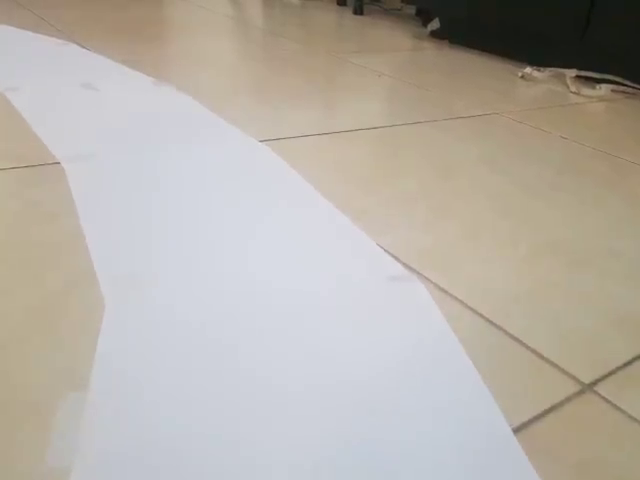
#> input picture frame 73 of video.mp4, 640 x 480 px
$ python motor_drive.py
#> lines starting #> are read from the running program, lines starting #| are printed output that depends on the picture; after the words box and inside, x2 and y2 are one past the last pixel; in counts of white or black regions, pixels touching at a corner belong together
import cv2
import numpy as np
import time
from pyfirmata import Arduino, util

# Setup pyFirmata connection to Arduino
board = Arduino('COM12')  # Change 'COM3' to the correct port of your Arduino

# Motor pins (L298N Motor Driver)
in1 = board.get_pin('d:2:o')  # Motor 1 IN1
in2 = board.get_pin('d:3:o')  # Motor 1 IN2
in3 = board.get_pin('d:4:o')  # Motor 2 IN3
in4 = board.get_pin('d:5:o')  # Motor 2 IN4
en1 = board.get_pin('d:6:p')  # Motor 1 Speed (PWM)
en2 = board.get_pin('d:9:p')  # Motor 2 Speed (PWM)

# Servo pin
servo_pin = board.get_pin('d:10:s')  # Servo motor connected to pin 9

# Function for trackbar callback (does nothing)
def nothing(x):
    pass

# Function for warping perspective based on fixed four points
def warp_perspective_dynamic(frame, points):
    height, width = frame.shape[:2]
    src = np.float32(points)
    dst = np.float32([[0, 0], [width, 0], [width, height], [0, height]])
    matrix = cv2.getPerspectiveTransform(src, dst)
    warped = cv2.warpPerspective(frame, matrix, (width, height))
    return warped

# Function for filtering white color using fixed HSV values
def filter_colors_fixed(frame):
    hsv = cv2.cvtColor(frame, cv2.COLOR_BGR2HSV)
    white_lower = np.array([0, 0, 200], np.uint8)  # Adjust here if needed
    white_upper = np.array([180, 50, 255], np.uint8)  # Adjust here if needed
    white_mask = cv2.inRange(hsv, white_lower, white_upper)
    filtered = cv2.bitwise_and(frame, frame, mask=white_mask)
    return filtered, white_mask

# Function to find the center of the white region in the frame
def find_center_of_lane(mask):
    contours, _ = cv2.findContours(mask, cv2.RETR_TREE, cv2.CHAIN_APPROX_SIMPLE)
    if contours:
        largest_contour = max(contours, key=cv2.contourArea)
        moments = cv2.moments(largest_contour)
        if moments["m00"] != 0:
            cx = int(moments["m10"] / moments["m00"])
            cy = int(moments["m01"] / moments["m00"])
            return (cx, cy)
    return None

# Function to calculate the steering angle based on the X position of the lane center
def calculate_steering_angle(center_x, frame_width):
    ideal_center = frame_width // 2
    error = center_x - ideal_center  # Difference from the center
    max_angle = 30  # Max steering angle
    steering_angle = (error / ideal_center) * max_angle
    return steering_angle

# Function to map steering angle to servo position
def map_angle_to_servo(steering_angle):
    # Map angle from [-30, 30] range to [0, 90] range for the servo
    min_angle = -30
    max_angle = 30
    min_servo = 0
    max_servo = 90

    # Map steering angle to servo angle
    servo_angle = np.interp(steering_angle, [min_angle, max_angle], [min_servo, max_servo])
    return servo_angle

# Function to smooth servo transition
def smooth_servo_transition(target_angle, step=1, delay=0.05):
    current_angle = servo_pin.read() or 0
    target_angle = int(target_angle)

    if current_angle < target_angle:
        for angle in range(int(current_angle), target_angle + 1, step):
            servo_pin.write(angle)
            time.sleep(delay)
    elif current_angle > target_angle:
        for angle in range(int(current_angle), target_angle - 1, -step):
            servo_pin.write(angle)
            time.sleep(delay)

# Motor speed and direction control based on steering angle
def control_motor_speed_and_direction(steering_angle, speed, sensitivity=1.0):
    # Adjust speed and direction based on steering angle
    # Sensitivity scales the response to the steering angle

    # Motor speed control (in PWM range 0-1)
    base_speed = speed * 255  # Maximum speed value (0 to 255)

    # Apply sensitivity factor (controls how responsive the motors are to steering changes)
    steering_effect = steering_angle * sensitivity

    # Control Motor 1 (Left Motor)
    if steering_effect > 0:  # Turn right
        in1.write(1)  # Forward
        in2.write(0)  # Backward
        en1.write(base_speed)
        in3.write(0)  # Stop Motor 2
        in4.write(0)  # Stop Motor 2
        en2.write(0)  # Stop Motor 2
        return "Right"
    elif steering_effect < 0:  # Turn left
        in1.write(0)  # Stop Motor 1
        in2.write(0)  # Stop Motor 1
        en1.write(0)  # Stop Motor 1
        in3.write(1)  # Forward
        in4.write(0)  # Backward
        en2.write(base_speed)
        return "Left"
    else:  # Move forward
        in1.write(1)  # Forward
        in2.write(0)  # Backward
        in3.write(1)  # Forward
        in4.write(0)  # Backward
        en1.write(base_speed)
        en2.write(base_speed)
        return "Straight"

# Main function
def main():
    video_path = "video.mp4"  # Path to your video
    cap = cv2.VideoCapture(video_path)

    if not cap.isOpened():
        print("Error: Unable to open video")
        return

    # Define four fixed points for the region of interest (adjust based on your track)
    src_points = [
        [150, 200],  # Top-left
        [500, 200],  # Top-right
        [550, 350],  # Bottom-right
        [100, 350]   # Bottom-left
    ]

    speed = 0.5  # Default speed (50% of max speed)
    sensitivity = 1.0  # Default sensitivity (1.0 means full response to steering)

    while True:
        ret, frame = cap.read()
#> frame is the input picture: shape (480, 640, 3); mean B, G, R 167.4, 175.7, 181.8

        # Loop video when it ends
        if not ret:
            cap.set(cv2.CAP_PROP_POS_FRAMES, 0)
            continue

        # Resize frame for better performance
        frame = cv2.resize(frame, (640, 360))
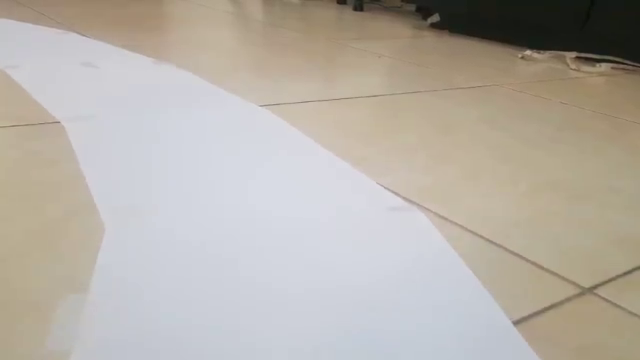
#> frame: shape (360, 640, 3); mean B, G, R 167.4, 175.7, 181.9

        # Step 1: Apply the fixed HSV filter to isolate the white track
        filtered_frame, white_mask = filter_colors_fixed(frame)
#> in filter_colors_fixed, `hsv = cv2.cvtColor(frame, cv2.COLOR_BGR2HSV)`: hsv: shape (360, 640, 3); mean H, S, V 60.3, 35.7, 186.3
#> in filter_colors_fixed, `white_mask = cv2.inRange(hsv, white_lower, white_upper)`:
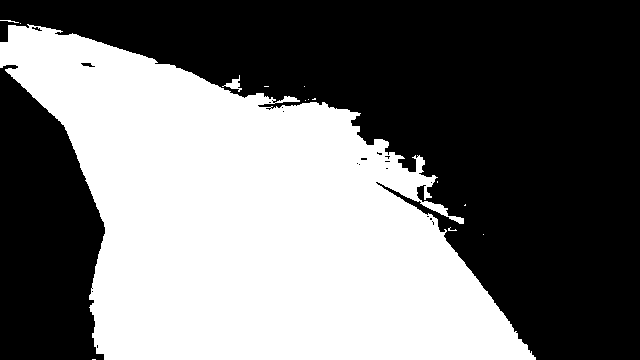
#> white_mask: shape (360, 640); 44.9% white; 14 white regions (11 under 20 px)
#> in filter_colors_fixed, `filtered = cv2.bitwise_and(frame, frame, mask=white_mask)`:
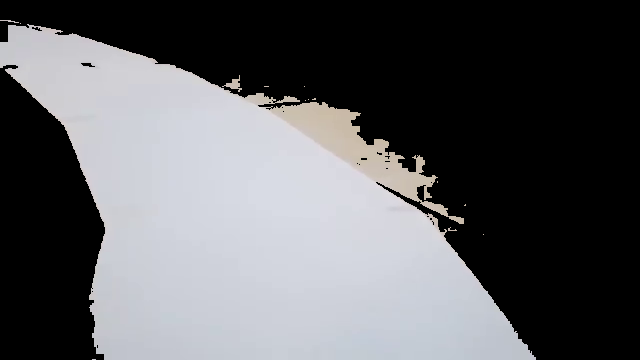
#> filtered: shape (360, 640, 3); mean B, G, R 96.1, 93.2, 92.5

        # Step 2: Apply perspective warp with the fixed points
        warped_frame = warp_perspective_dynamic(filtered_frame, src_points)
#> in warp_perspective_dynamic, `warped = cv2.warpPerspective(frame, matrix, (width, height))`:
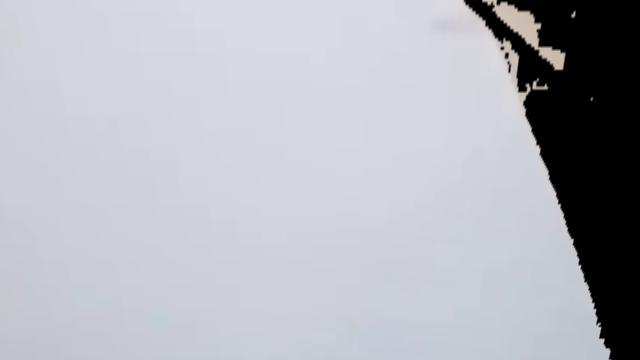
#> warped: shape (360, 640, 3); mean B, G, R 188.5, 181.2, 178.7

        # Step 3: Find the center of the lane in the warped frame (based on the white region)
        center = find_center_of_lane(white_mask)
#> in find_center_of_lane, `contours, _ = cv2.findContours(mask, cv2.RETR_TREE, cv2.CHAIN_APPROX_S..`: contours = 36 contours, 32 with area under 20; largest, box (x1, y1, x2, y2) and area: (0, 24, 536, 360) 102393, (222, 75, 242, 92) 84, (80, 62, 96, 68) 48, (31, 26, 43, 32) 32
#> in find_center_of_lane, `largest_contour = max(contours, key=cv2.contourArea)`: largest_contour = contour of 862 points, box (x1, y1, x2, y2) (0, 24, 536, 360), area 102393
#> in find_center_of_lane, `moments = cv2.moments(largest_contour)`: moments = moments, m00 102393, centre m10/m00, m01/m00 = (250.2, 221.3)
#> in find_center_of_lane, `cx = int(moments["m10"] / moments["m00"])`: cx = 250
#> in find_center_of_lane, `cy = int(moments["m01"] / moments["m00"])`: cy = 221
#> center = (250, 221)

        if center:
            # Step 4: Draw a red dot at the center of the detected lane
            cx, cy = center
#> cx = 250; cy = 221
            cv2.circle(warped_frame, (cx, cy), 10, (0, 0, 255), -1)  # Red dot

            # Step 5: Calculate the steering angle based on the X position of the center
            steering_angle = calculate_steering_angle(cx, warped_frame.shape[1])
#> in calculate_steering_angle, `error = center_x - ideal_center`: error = -70
#> in calculate_steering_angle, `steering_angle = (error / ideal_center) * max_angle`: steering_angle = -6.56
#> steering_angle = -6.56

            # Step 6: Map the steering angle to the servo motor's range
            servo_angle = map_angle_to_servo(steering_angle)
#> in map_angle_to_servo, `servo_angle = np.interp(steering_angle, [min_angle, max_angle], [min_s..`: servo_angle = 35.16
#> servo_angle = 35.16

            # Step 7: Smoothly transition the servo motor to the new angle
            smooth_servo_transition(servo_angle)
#> in smooth_servo_transition, `target_angle = int(target_angle)`: target_angle = 35
#> (the call stopped at in smooth_servo_transition, `if current_angle < target_angle:`: pyfirmata is not available in this run)

            # Step 8: Control motors based on steering angle and speed
            direction = control_motor_speed_and_direction(steering_angle, speed, sensitivity)
#> in control_motor_speed_and_direction, `steering_effect = steering_angle * sensitivity`: steering_effect = -6.56
#> direction = 'Left'

            # Step 9: Display the car's movement direction
            cv2.putText(warped_frame, f"Steering Angle: {steering_angle:.2f}", (10, 50), cv2.FONT_HERSHEY_SIMPLEX, 1, (0, 255, 0), 2)
            cv2.putText(warped_frame, f"Movement: {direction}", (10, 100), cv2.FONT_HERSHEY_SIMPLEX, 1, (0, 255, 0), 2)
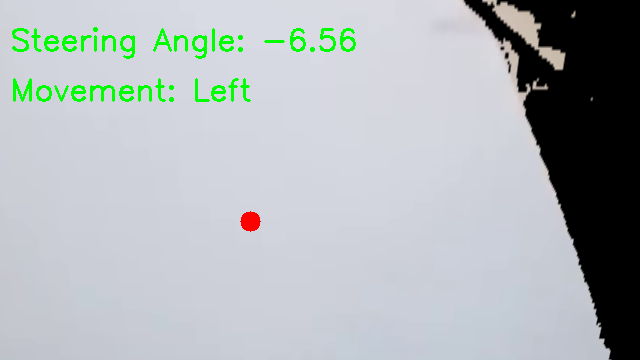
#> warped_frame: shape (360, 640, 3); mean B, G, R 184.4, 181.6, 175.2

        # Display the final result
        cv2.imshow("Warped Frame", warped_frame)

        key = cv2.waitKey(1) & 0xFF
#> (key q is pressed here)
        if key == ord('q'):  # Press 'q' to quit
           break

    cap.release()
    cv2.destroyAllWindows()

if __name__ == "__main__":
    main()

$ run again, starting later in the video
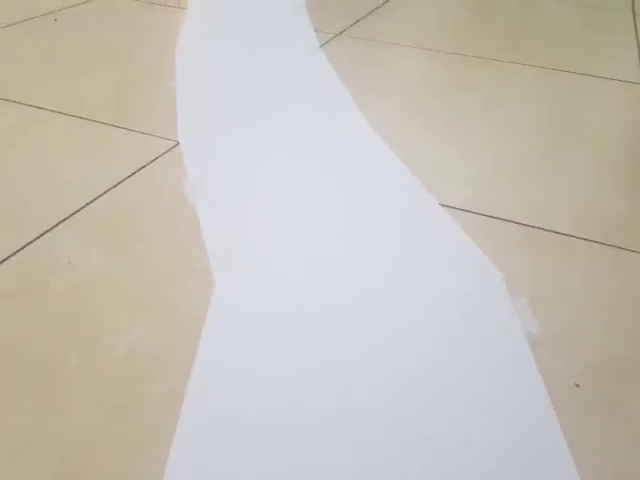
#> input picture frame 329 of video.mp4, 640 x 480 px
#> in main, frame is the input picture: shape (480, 640, 3); mean B, G, R 184.2, 192.9, 198.1
#> frame: shape (360, 640, 3)
#> hsv: shape (360, 640, 3); mean H, S, V 59.1, 30.5, 202.7
#> in filter_colors_fixed, `white_mask = cv2.inRange(hsv, white_lower, white_upper)`:
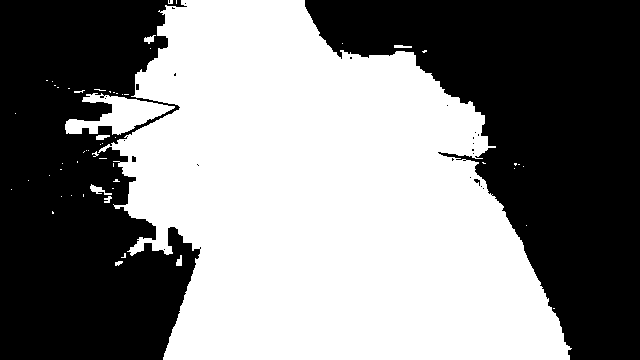
#> white_mask: shape (360, 640); 51.1% white; 26 black regions (22 under 20 px)
#> contours = 84 contours, 74 with area under 20; largest, box (x1, y1, x2, y2) and area: (98, 0, 572, 360) 114024, (65, 93, 175, 135) 1992, (90, 184, 112, 195) 65, (144, 35, 156, 44) 41, (96, 135, 110, 140) 36
#> largest_contour = contour of 775 points, box (x1, y1, x2, y2) (98, 0, 572, 360), area 114024
#> moments = moments, m00 114023.5, centre m10/m00, m01/m00 = (323.9, 200.2)
#> in find_center_of_lane, `cx = int(moments["m10"] / moments["m00"])`: cx = 323
#> in find_center_of_lane, `cy = int(moments["m01"] / moments["m00"])`: cy = 200
#> center = (323, 200)
#> in main, `cx, cy = center`: cx = 323; cy = 200
#> error = 3
#> in calculate_steering_angle, `steering_angle = (error / ideal_center) * max_angle`: steering_angle = 0.281
#> in map_angle_to_servo, `servo_angle = np.interp(steering_angle, [min_angle, max_angle], [min_s..`: servo_angle = 45.42
#> target_angle = 45
#> steering_effect = 0.281
#> direction = 'Right'
#> in main, `cv2.putText(warped_frame, f"Movement: {direction}", (10, 100), cv2.FON..`:
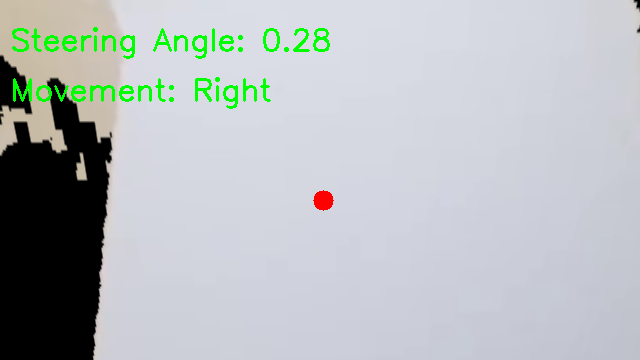
#> warped_frame: shape (360, 640, 3); mean B, G, R 190.1, 187.9, 182.2

$ run again, starting later in the video
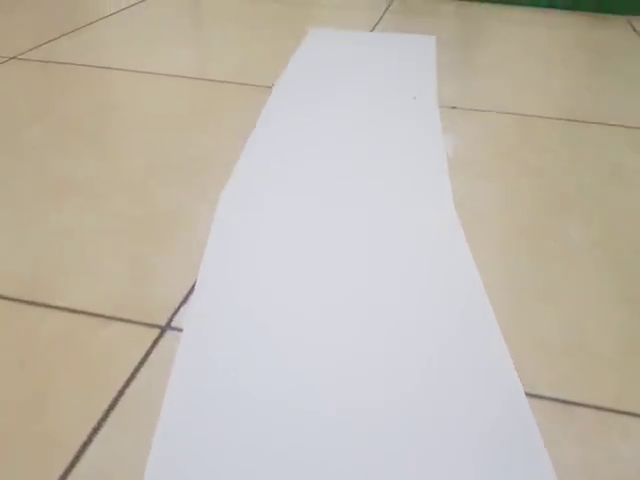
#> input picture frame 586 of video.mp4, 640 x 480 px
#> in main, frame is the input picture: shape (480, 640, 3); mean B, G, R 174.5, 185.8, 192.9
#> frame: shape (360, 640, 3)
#> hsv: shape (360, 640, 3); mean H, S, V 58.2, 34.5, 196.3
#> in filter_colors_fixed, `white_mask = cv2.inRange(hsv, white_lower, white_upper)`:
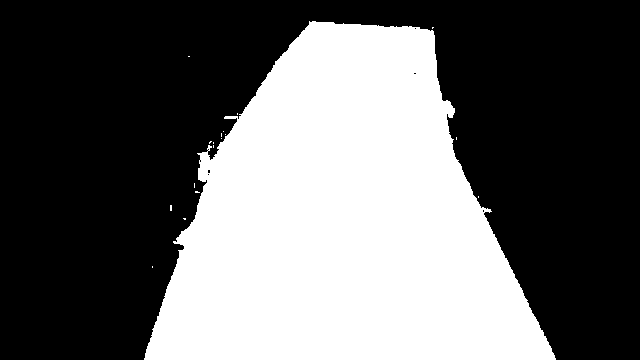
#> white_mask: shape (360, 640); 39.8% white; 18 white regions (17 under 20 px)
#> contours = 25 contours, 24 with area under 20; largest, box (x1, y1, x2, y2) and area: (144, 21, 556, 360) 90872
#> largest_contour = contour of 524 points, box (x1, y1, x2, y2) (144, 21, 556, 360), area 90872
#> moments = moments, m00 90872, centre m10/m00, m01/m00 = (343.3, 221.1)
#> in find_center_of_lane, `cx = int(moments["m10"] / moments["m00"])`: cx = 343
#> in find_center_of_lane, `cy = int(moments["m01"] / moments["m00"])`: cy = 221
#> center = (343, 221)
#> in main, `cx, cy = center`: cx = 343; cy = 221
#> error = 23
#> in calculate_steering_angle, `steering_angle = (error / ideal_center) * max_angle`: steering_angle = 2.16
#> in map_angle_to_servo, `servo_angle = np.interp(steering_angle, [min_angle, max_angle], [min_s..`: servo_angle = 48.23
#> target_angle = 48
#> steering_effect = 2.16
#> direction = 'Right'
#> in main, `cv2.putText(warped_frame, f"Movement: {direction}", (10, 100), cv2.FON..`:
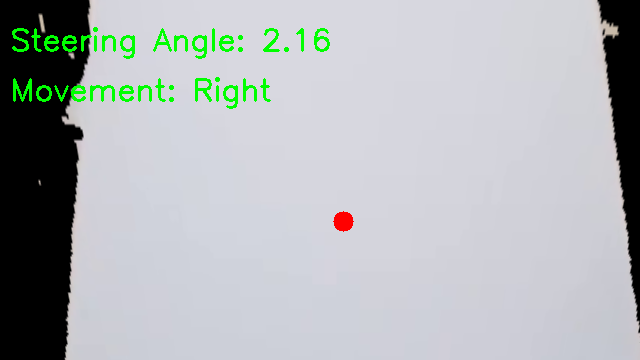
#> warped_frame: shape (360, 640, 3); mean B, G, R 183, 180.8, 176.3
